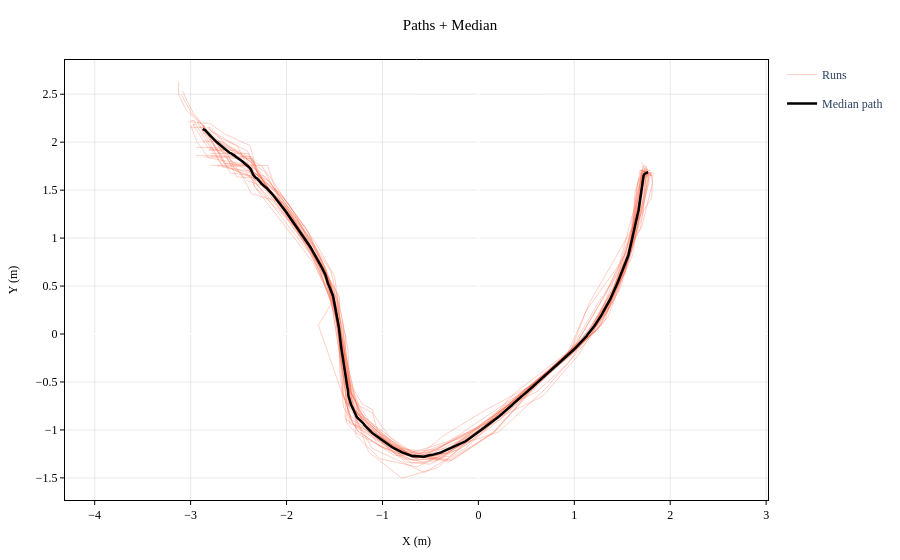

The cell this chart's notebook holds for it:
### Markdown cell above
**Trajetórias 2 câmeras (winsorize): todas as runs** com mediana calculada.

### Code cell
fig = go.Figure()

for i, (px, py) in enumerate(p for p in paths_winsorized_2cam if p is not None):
    fig.add_trace(go.Scatter(
        x=px, y=py,
        mode='lines', name=f'Runs',
        line=dict(color='tomato', width=1),
        opacity=0.3,
        legendgroup='runs', showlegend=(i == 0)
    ))

fig.add_trace(go.Scatter(
    x=median_path_winsorized_x_2cam, y=median_path_winsorized_y_2cam,
    mode='lines', name='Median path',
    line=dict(color='black', width=2.5)
))

fig.update_layout(
    title='Paths + Median',
    xaxis_title='X (m)', yaxis_title='Y (m)',
    yaxis_scaleanchor='x', hovermode='closest'
)
apply_ieee_style(fig)
save_fig(fig, 'wc_paths_2cam_winsorize_median.svg')
fig.show()

### Figure 1 — Plotly figure (JSON) as saved in the notebook; plotly's stock layout.template omitted (floating-point values rounded to 4 significant figures; data arrays with more than 128 entries replaced by an {"elided": "..."} marker saying what was removed)
{"data": [{"legendgroup": "runs", "line": {"color": "tomato", "width": 1}, "mode": "lines", "name": "Runs", "opacity": 0.3, "showlegend": true, "type": "scatter", "x": {"elided": "500 float values"}, "y": {"elided": "500 float values"}}, {"legendgroup": "runs", "line": {"color": "tomato", "width": 1}, "mode": "lines", "name": "Runs", "opacity": 0.3, "showlegend": false, "type": "scatter", "x": {"elided": "500 float values"}, "y": {"elided": "500 float values"}}, {"legendgroup": "runs", "line": {"color": "tomato", "width": 1}, "mode": "lines", "name": "Runs", "opacity": 0.3, "showlegend": false, "type": "scatter", "x": {"elided": "500 float values"}, "y": {"elided": "500 float values"}}, {"legendgroup": "runs", "line": {"color": "tomato", "width": 1}, "mode": "lines", "name": "Runs", "opacity": 0.3, "showlegend": false, "type": "scatter", "x": {"elided": "500 float values"}, "y": {"elided": "500 float values"}}, {"legendgroup": "runs", "line": {"color": "tomato", "width": 1}, "mode": "lines", "name": "Runs", "opacity": 0.3, "showlegend": false, "type": "scatter", "x": {"elided": "500 float values"}, "y": {"elided": "500 float values"}}, {"legendgroup": "runs", "line": {"color": "tomato", "width": 1}, "mode": "lines", "name": "Runs", "opacity": 0.3, "showlegend": false, "type": "scatter", "x": {"elided": "500 float values"}, "y": {"elided": "500 float values"}}, {"legendgroup": "runs", "line": {"color": "tomato", "width": 1}, "mode": "lines", "name": "Runs", "opacity": 0.3, "showlegend": false, "type": "scatter", "x": {"elided": "500 float values"}, "y": {"elided": "500 float values"}}, {"legendgroup": "runs", "line": {"color": "tomato", "width": 1}, "mode": "lines", "name": "Runs", "opacity": 0.3, "showlegend": false, "type": "scatter", "x": {"elided": "500 float values"}, "y": {"elided": "500 float values"}}, {"legendgroup": "runs", "line": {"color": "tomato", "width": 1}, "mode": "lines", "name": "Runs", "opacity": 0.3, "showlegend": false, "type": "scatter", "x": {"elided": "500 float values"}, "y": {"elided": "500 float values"}}, {"legendgroup": "runs", "line": {"color": "tomato", "width": 1}, "mode": "lines", "name": "Runs", "opacity": 0.3, "showlegend": false, "type": "scatter", "x": {"elided": "500 float values"}, "y": {"elided": "500 float values"}}, {"legendgroup": "runs", "line": {"color": "tomato", "width": 1}, "mode": "lines", "name": "Runs", "opacity": 0.3, "showlegend": false, "type": "scatter", "x": {"elided": "500 float values"}, "y": {"elided": "500 float values"}}, {"legendgroup": "runs", "line": {"color": "tomato", "width": 1}, "mode": "lines", "name": "Runs", "opacity": 0.3, "showlegend": false, "type": "scatter", "x": {"elided": "500 float values"}, "y": {"elided": "500 float values"}}, {"legendgroup": "runs", "line": {"color": "tomato", "width": 1}, "mode": "lines", "name": "Runs", "opacity": 0.3, "showlegend": false, "type": "scatter", "x": {"elided": "500 float values"}, "y": {"elided": "500 float values"}}, {"legendgroup": "runs", "line": {"color": "tomato", "width": 1}, "mode": "lines", "name": "Runs", "opacity": 0.3, "showlegend": false, "type": "scatter", "x": {"elided": "500 float values"}, "y": {"elided": "500 float values"}}, {"legendgroup": "runs", "line": {"color": "tomato", "width": 1}, "mode": "lines", "name": "Runs", "opacity": 0.3, "showlegend": false, "type": "scatter", "x": {"elided": "500 float values"}, "y": {"elided": "500 float values"}}, {"legendgroup": "runs", "line": {"color": "tomato", "width": 1}, "mode": "lines", "name": "Runs", "opacity": 0.3, "showlegend": false, "type": "scatter", "x": {"elided": "500 float values"}, "y": {"elided": "500 float values"}}, {"legendgroup": "runs", "line": {"color": "tomato", "width": 1}, "mode": "lines", "name": "Runs", "opacity": 0.3, "showlegend": false, "type": "scatter", "x": {"elided": "500 float values"}, "y": {"elided": "500 float values"}}, {"legendgroup": "runs", "line": {"color": "tomato", "width": 1}, "mode": "lines", "name": "Runs", "opacity": 0.3, "showlegend": false, "type": "scatter", "x": {"elided": "500 float values"}, "y": {"elided": "500 float values"}}, {"legendgroup": "runs", "line": {"color": "tomato", "width": 1}, "mode": "lines", "name": "Runs", "opacity": 0.3, "showlegend": false, "type": "scatter", "x": {"elided": "500 float values"}, "y": {"elided": "500 float values"}}, {"legendgroup": "runs", "line": {"color": "tomato", "width": 1}, "mode": "lines", "name": "Runs", "opacity": 0.3, "showlegend": false, "type": "scatter", "x": {"elided": "500 float values"}, "y": {"elided": "500 float values"}}, {"legendgroup": "runs", "line": {"color": "tomato", "width": 1}, "mode": "lines", "name": "Runs", "opacity": 0.3, "showlegend": false, "type": "scatter", "x": {"elided": "500 float values"}, "y": {"elided": "500 float values"}}, {"legendgroup": "runs", "line": {"color": "tomato", "width": 1}, "mode": "lines", "name": "Runs", "opacity": 0.3, "showlegend": false, "type": "scatter", "x": {"elided": "500 float values"}, "y": {"elided": "500 float values"}}, {"legendgroup": "runs", "line": {"color": "tomato", "width": 1}, "mode": "lines", "name": "Runs", "opacity": 0.3, "showlegend": false, "type": "scatter", "x": {"elided": "500 float values"}, "y": {"elided": "500 float values"}}, {"legendgroup": "runs", "line": {"color": "tomato", "width": 1}, "mode": "lines", "name": "Runs", "opacity": 0.3, "showlegend": false, "type": "scatter", "x": {"elided": "500 float values"}, "y": {"elided": "500 float values"}}, {"legendgroup": "runs", "line": {"color": "tomato", "width": 1}, "mode": "lines", "name": "Runs", "opacity": 0.3, "showlegend": false, "type": "scatter", "x": {"elided": "500 float values"}, "y": {"elided": "500 float values"}}, {"legendgroup": "runs", "line": {"color": "tomato", "width": 1}, "mode": "lines", "name": "Runs", "opacity": 0.3, "showlegend": false, "type": "scatter", "x": {"elided": "500 float values"}, "y": {"elided": "500 float values"}}, {"legendgroup": "runs", "line": {"color": "tomato", "width": 1}, "mode": "lines", "name": "Runs", "opacity": 0.3, "showlegend": false, "type": "scatter", "x": {"elided": "500 float values"}, "y": {"elided": "500 float values"}}, {"legendgroup": "runs", "line": {"color": "tomato", "width": 1}, "mode": "lines", "name": "Runs", "opacity": 0.3, "showlegend": false, "type": "scatter", "x": {"elided": "500 float values"}, "y": {"elided": "500 float values"}}, {"legendgroup": "runs", "line": {"color": "tomato", "width": 1}, "mode": "lines", "name": "Runs", "opacity": 0.3, "showlegend": false, "type": "scatter", "x": {"elided": "500 float values"}, "y": {"elided": "500 float values"}}, {"legendgroup": "runs", "line": {"color": "tomato", "width": 1}, "mode": "lines", "name": "Runs", "opacity": 0.3, "showlegend": false, "type": "scatter", "x": {"elided": "500 float values"}, "y": {"elided": "500 float values"}}, {"line": {"color": "black", "width": 2.5}, "mode": "lines", "name": "Median path", "type": "scatter", "x": {"elided": "500 float values"}, "y": {"elided": "500 float values"}}], "layout": {"hovermode": "closest", "legend": {"font": {"family": "Times New Roman", "size": 12}}, "margin": {"b": 60, "l": 60, "r": 20, "t": 60}, "paper_bgcolor": "white", "plot_bgcolor": "white", "title": {"font": {"color": "black", "family": "Times New Roman", "size": 15}, "text": "Paths + Median", "x": 0.5, "xanchor": "center"}, "xaxis": {"gridcolor": "lightgrey", "gridwidth": 0.5, "linecolor": "black", "linewidth": 1, "mirror": true, "showgrid": true, "showline": true, "tickcolor": "black", "tickfont": {"color": "black", "family": "Times New Roman", "size": 12}, "ticklen": 4, "ticks": "outside", "tickwidth": 1, "title": {"font": {"color": "black", "family": "Times New Roman", "size": 12}, "text": "X (m)"}}, "yaxis": {"gridcolor": "lightgrey", "gridwidth": 0.5, "linecolor": "black", "linewidth": 1, "mirror": true, "scaleanchor": "x", "showgrid": true, "showline": true, "tickcolor": "black", "tickfont": {"color": "black", "family": "Times New Roman", "size": 12}, "ticklen": 4, "ticks": "outside", "tickwidth": 1, "title": {"font": {"color": "black", "family": "Times New Roman", "size": 12}, "text": "Y (m)"}}}}
